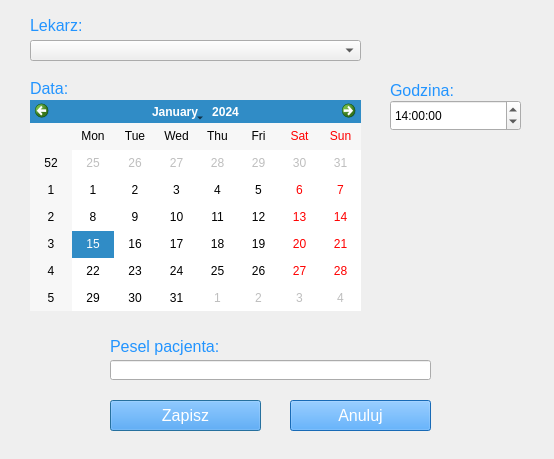
<?xml version="1.0" encoding="UTF-8"?>
<ui version="4.0">
 <class>RegisterVisit</class>
 <widget class="QDialog" name="RegisterVisit">
  <property name="geometry">
   <rect>
    <x>0</x>
    <y>0</y>
    <width>554</width>
    <height>459</height>
   </rect>
  </property>
  <property name="windowTitle">
   <string>Dialog</string>
  </property>
  <widget class="QCalendarWidget" name="calendarWidget">
   <property name="geometry">
    <rect>
     <x>30</x>
     <y>100</y>
     <width>331</width>
     <height>211</height>
    </rect>
   </property>
  </widget>
  <widget class="QLineEdit" name="lineEdit">
   <property name="geometry">
    <rect>
     <x>110</x>
     <y>360</y>
     <width>321</width>
     <height>20</height>
    </rect>
   </property>
  </widget>
  <widget class="QLabel" name="doctorsLabel">
   <property name="geometry">
    <rect>
     <x>30</x>
     <y>10</y>
     <width>51</width>
     <height>31</height>
    </rect>
   </property>
   <property name="font">
    <font>
     <pointsize>12</pointsize>
    </font>
   </property>
   <property name="styleSheet">
    <string notr="true">color: rgb(34, 148, 255)</string>
   </property>
   <property name="text">
    <string>Lekarz:</string>
   </property>
  </widget>
  <widget class="QComboBox" name="comboBox">
   <property name="geometry">
    <rect>
     <x>30</x>
     <y>40</y>
     <width>331</width>
     <height>21</height>
    </rect>
   </property>
  </widget>
  <widget class="QLabel" name="dateLabel">
   <property name="geometry">
    <rect>
     <x>30</x>
     <y>80</y>
     <width>51</width>
     <height>16</height>
    </rect>
   </property>
   <property name="font">
    <font>
     <pointsize>12</pointsize>
    </font>
   </property>
   <property name="styleSheet">
    <string notr="true">color: rgb(34, 148, 255)</string>
   </property>
   <property name="text">
    <string>Data:</string>
   </property>
  </widget>
  <widget class="QLabel" name="peselLabel">
   <property name="geometry">
    <rect>
     <x>110</x>
     <y>331</y>
     <width>141</width>
     <height>31</height>
    </rect>
   </property>
   <property name="font">
    <font>
     <pointsize>12</pointsize>
    </font>
   </property>
   <property name="styleSheet">
    <string notr="true">color: rgb(34, 148, 255)</string>
   </property>
   <property name="text">
    <string>Pesel pacjenta:</string>
   </property>
  </widget>
  <widget class="QPushButton" name="saveButton">
   <property name="geometry">
    <rect>
     <x>110</x>
     <y>400</y>
     <width>151</width>
     <height>31</height>
    </rect>
   </property>
   <property name="font">
    <font>
     <pointsize>12</pointsize>
    </font>
   </property>
   <property name="styleSheet">
    <string notr="true">background-color: rgb(34, 148, 255); color: rgb(255, 255, 255)</string>
   </property>
   <property name="text">
    <string>Zapisz</string>
   </property>
  </widget>
  <widget class="QPushButton" name="cancelButton">
   <property name="geometry">
    <rect>
     <x>290</x>
     <y>400</y>
     <width>141</width>
     <height>31</height>
    </rect>
   </property>
   <property name="font">
    <font>
     <pointsize>12</pointsize>
    </font>
   </property>
   <property name="styleSheet">
    <string notr="true">background-color: rgb(34, 148, 255); color: rgb(255, 255, 255)</string>
   </property>
   <property name="text">
    <string>Anuluj</string>
   </property>
  </widget>
  <widget class="QTimeEdit" name="timeEdit">
   <property name="geometry">
    <rect>
     <x>390</x>
     <y>100</y>
     <width>131</width>
     <height>31</height>
    </rect>
   </property>
   <property name="time">
    <time>
     <hour>14</hour>
     <minute>0</minute>
     <second>0</second>
    </time>
   </property>
  </widget>
  <widget class="QLabel" name="timeLabel">
   <property name="geometry">
    <rect>
     <x>390</x>
     <y>80</y>
     <width>101</width>
     <height>20</height>
    </rect>
   </property>
   <property name="font">
    <font>
     <pointsize>12</pointsize>
    </font>
   </property>
   <property name="styleSheet">
    <string notr="true">color: rgb(34, 148, 255)</string>
   </property>
   <property name="text">
    <string>Godzina:</string>
   </property>
  </widget>
 </widget>
 <resources/>
 <connections/>
</ui>
